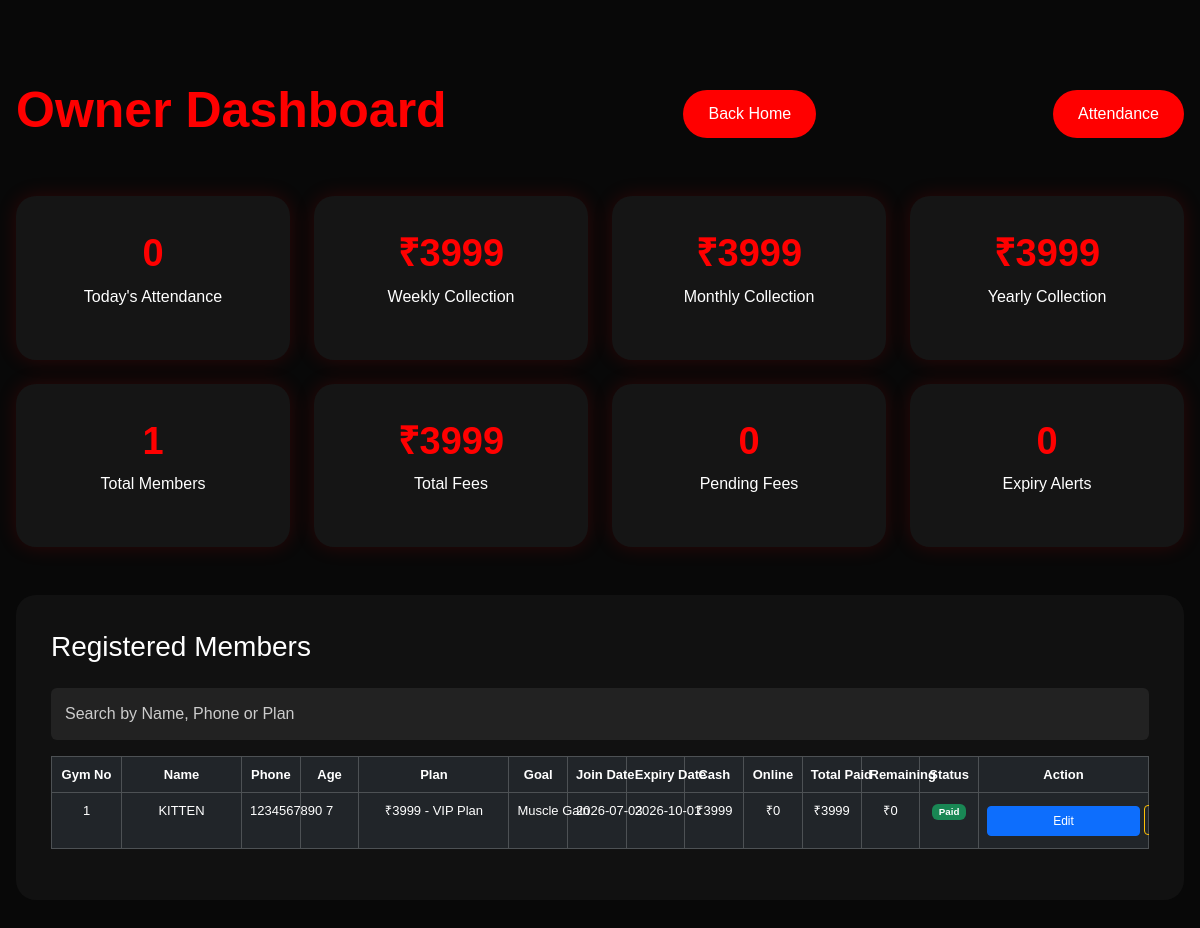
The app's page /owner-dashboard, older data.
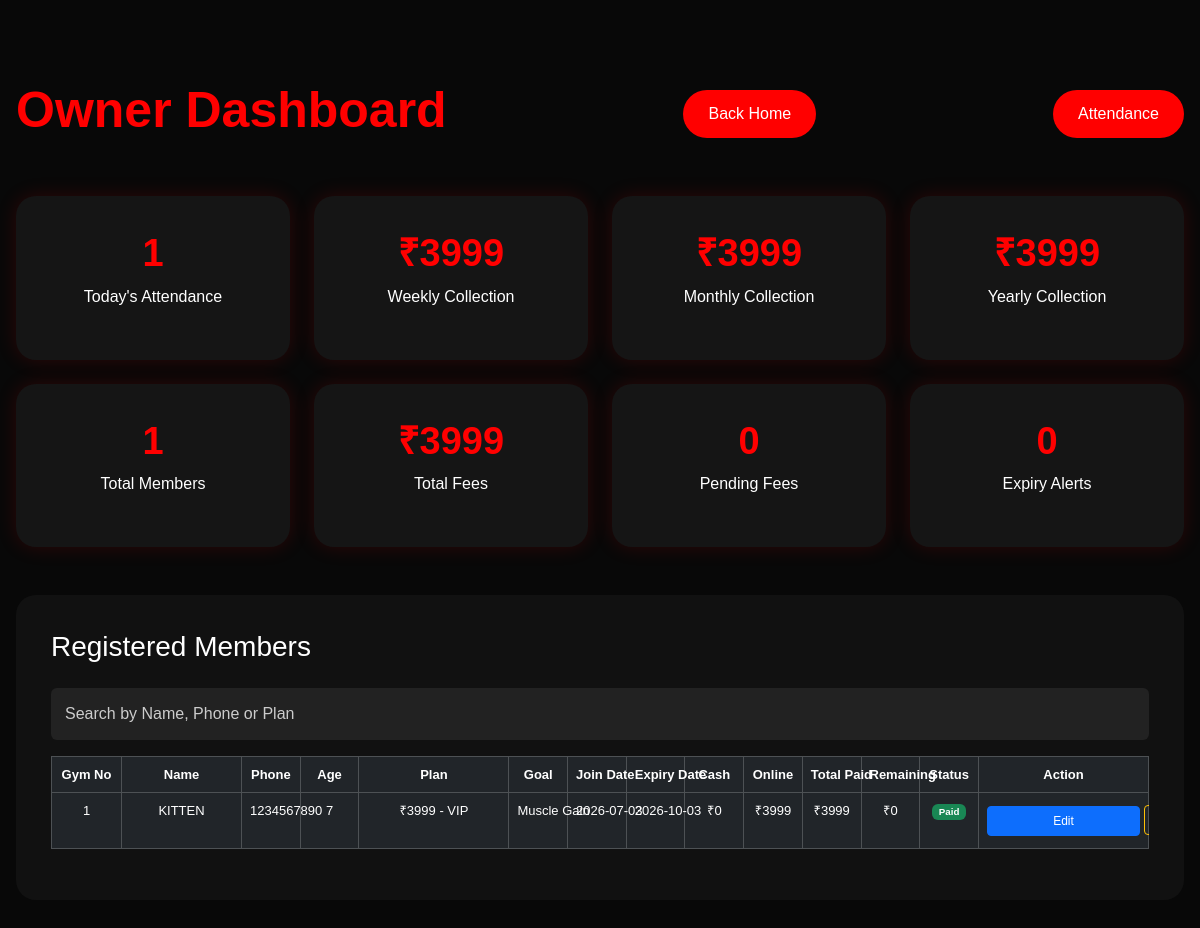
The same page, newer data.
### app.py (models this page shows)
class Member(db.Model):
    id = db.Column(db.Integer, primary_key=True)
    gym_number = db.Column(db.Integer, unique=True)
    name = db.Column(db.String(100))
    phone = db.Column(db.String(20))
    age = db.Column(db.Integer)
    plan = db.Column(db.String(100))
    goal = db.Column(db.String(100))
    join_date = db.Column(db.Date, default=date.today)
    expiry_date = db.Column(db.Date)
    payment_status = db.Column(db.String(20), default="Pending")
    paid_amount = db.Column(db.Integer, default=0)
    remaining_amount = db.Column(db.Integer, default=0)
    cash_paid = db.Column(db.Integer, default=0)
    online_paid = db.Column(db.Integer, default=0)
    is_active = db.Column(db.Boolean, default=True)

### app.py (the view)
@app.route("/owner-dashboard")
def owner_dashboard():
    members = Member.query.all()
    total_members = Member.query.count()
    pending_fees = sum(
        member.remaining_amount
        for member in members
    )
    expiring_members = Member.query.filter(
        Member.expiry_date <= date.today() + timedelta(days=3)
    ).all()
    expiry_alerts = len(expiring_members)
    today_attendance_count = Attendance.query.filter_by(
        date=date.today()
    ).count()
    weekly_collection = sum(
        member.paid_amount
        for member in members
        if member.join_date >= date.today() - timedelta(days=7)
    )
    monthly_collection = sum(
        member.paid_amount
        for member in members
        if member.join_date >= date.today() - timedelta(days=30)
    )
    yearly_collection = sum(
        member.paid_amount
        for member in members
        if member.join_date >= date.today() - timedelta(days=365)
    )
    total_fees = sum(
        member.paid_amount
        for member in members
    )
    return render_template(
        "owner-dashboard.html",
        members=members,
        total_members=total_members,
        pending_fees=pending_fees,
        total_fees=total_fees,
        expiry_alerts=expiry_alerts,
        expiring_members=expiring_members,
        today_attendance_count=today_attendance_count,
        weekly_collection=weekly_collection,
        monthly_collection=monthly_collection,
        yearly_collection=yearly_collection,
        current_date=date.today()
    )

### templates/owner-dashboard.html (shortened to what this page needs)
<!DOCTYPE html>
<html>
<head>
    <link href="https://cdn.jsdelivr.net/npm/bootstrap@5.3.3/dist/css/bootstrap.min.css" rel="stylesheet">
    <link rel="stylesheet" href="{{ url_for('static', filename='css/style.css') }}">
</head>
<body>
<section class="dashboard-section">
    <div class="container-fluid px-3">
        <div class="d-flex justify-content-between align-items-center mb-4">
            <h2 class="section-title">Owner Dashboard</h2>
            <a href="{{ url_for('home') }}" class="main-btn">Back Home</a>
            <a href="{{ url_for('attendance') }}" class="main-btn">
    Attendance
</a>
        </div>
        <div class="row g-4 mt-4">
            <div class="col-md-3">
    <div class="dashboard-card">
        <h3>{{ today_attendance_count }}</h3>
        <p>Today's Attendance</p>
    </div>
</div>
<div class="col-md-3">
    <div class="dashboard-card">
        <h3>₹{{ weekly_collection }}</h3>
<p>Weekly Collection</p>
    </div>
</div>
<div class="col-md-3">
    <div class="dashboard-card">
        <h3>₹{{ monthly_collection }}</h3>
        <p>Monthly Collection</p>
    </div>
</div>
<div class="col-md-3">
    <div class="dashboard-card">
        <h3>₹{{ yearly_collection }}</h3>
        <p>Yearly Collection</p>
    </div>
</div>
            <div class="col-md-3">
                <div class="dashboard-card">
                    <h3>{{ total_members }}</h3>
                    <p>Total Members</p>
                </div>
            </div>
            <div class="col-md-3">
                <div class="dashboard-card">
                    <h3>₹{{ total_fees }}</h3>
                    <p>Total Fees</p>
                </div>
            </div>
            <div class="col-md-3">
                <div class="dashboard-card">
                    <h3>{{ pending_fees }}</h3>
                    <p>Pending Fees</p>
                </div>
            </div>
            <div class="col-md-3">
                <div class="dashboard-card">
                   <h3>{{ expiry_alerts }}</h3>
<p>Expiry Alerts</p>
                </div>
            </div>
        </div>
        <div class="dashboard-table mt-5">
            <h3 class="mb-4">Registered Members</h3>
            <input
type="text"
id="searchMember"
class="form-control mb-3"
placeholder="Search by Name, Phone or Plan">
<div class="table-responsive">
            <table class="table table-dark table-hover table-bordered">
                <thead>
                    <tr>
                        <th>Gym No</th>
                        <th>Name</th>
                        <th>Phone</th>
                        <th>Age</th>
                        <th>Plan</th>
                        <th>Goal</th>
                        <th>Join Date</th>
                        <th>Expiry Date</th>
                        <th>Cash</th>
                        <th>Online</th>
                        <th>Total Paid</th>
                        <th>Remaining</th>
                        <th>Status</th>
                        <th>Action</th>
                    </tr>
                </thead>
                <tbody>
{% for member in members %}
<tr class="
">
    <td>{{ member.gym_number }}</td>
    <td>{{ member.name }}</td>
    <td>{{ member.phone }}</td>
    <td>{{ member.age }}</td>
    <td>{{ member.plan }}</td>
    <td>{{ member.goal }}</td>
    <td>{{ member.join_date }}</td>
    <td>{{ member.expiry_date }}</td>
    <td>₹{{ member.cash_paid }}</td>
<td>₹{{ member.online_paid }}</td>
<td>₹{{ member.paid_amount }}</td>
<td>₹{{ member.remaining_amount }}</td>
    <td>
{% if member.expiry_date <= current_date %}
<span class="badge bg-danger">
Expired
</span>
{% elif member.payment_status == "Paid" %}
<span class="badge bg-success">
Paid
</span>
{% elif member.payment_status == "Partial" %}
<span class="badge bg-info">
Partial
</span>
{% else %}
<span class="badge bg-danger">
Pending
</span>
{% endif %}
</td>
    <td class="action-cell">
        <a href="{{ url_for('edit_member', id=member.id) }}"
   class="btn btn-primary btn-sm mb-1">
   Edit
</a>
        {% if member.is_active %}
<a href="{{ url_for('deactivate_member', id=member.id) }}"
   class="btn btn-outline-warning btn-sm"
   onclick="return confirm('Deactivate this member?')">
</a>
{% else %}
<a href="{{ url_for('activate_member', id=member.id) }}"
   class="btn btn-success btn-sm">
   Activate
</a>
{% endif %}
    </td>
</tr>
{% else %}
<tr>
    <td colspan="14" class="text-center">
        No members registered yet.
    </td>
</tr>
{% endfor %}
</tbody>
            </table>
        </div>
        </div>
    </div>
</section>
</body>
</html>

### static/css/style.css (style rules this page uses)
* { margin: 0; padding: 0; box-sizing: border-box; scroll-behavior: smooth; }
body { background: #080808; color: #fff; font-family: Arial, sans-serif; }
.main-btn { display: inline-block; padding: 14px 35px; background: red; color: #fff; text-decoration: none; border-radius: 40px; transition: background 0.3s ease; }
.section-title { font-size: 50px; font-weight: 700; color: red; }
.form-control { padding: 14px; color: #fff; background: #222; border: none; }
.form-control::placeholder { color: #ccc; opacity: 1; }
.form-control { color: #fff !important; background: #222 !important; }
.dashboard-section { min-height: 100vh; padding: 80px 0; background: #080808; }
.dashboard-card { padding: 35px; text-align: center; background: #151515; border-radius: 20px; box-shadow: 0 0 20px rgba(255, 0, 0, 0.15); }
.dashboard-card h3 { color: red; font-size: 38px; font-weight: 700; }
.dashboard-table { padding: 35px; background: #111; border-radius: 20px; }
.main-btn { background:red; color:white; padding:12px 25px; border:none; border-radius:30px; }
.table-responsive { overflow-x:auto; }
.table-responsive { overflow-x:auto; width:100%; }
.dashboard-table { overflow:hidden; }
.dashboard-table table { min-width:1000px; }
.table th, .table td { padding:4px 6px; font-size:13px; }
.table { table-layout: fixed; width:100%; }
.table th, .table td { white-space: nowrap; }
.action-cell { min-width: 150px; }
.action-cell .btn { width: 100%; margin-bottom: 5px; font-size: 12px; padding: 5px; }
.dashboard-table table { table-layout: fixed; width:100%; }
.dashboard-table th, .dashboard-table td { padding:8px; font-size:13px; white-space:nowrap; text-align:center; }
.dashboard-table th:nth-child(1), .dashboard-table td:nth-child(1) { width:70px; }
.dashboard-table th:nth-child(2), .dashboard-table td:nth-child(2) { width:120px; }
.dashboard-table th:nth-child(5), .dashboard-table td:nth-child(5) { width:150px; }
.dashboard-table th:nth-child(14), .dashboard-table td:nth-child(14) { width:170px; }
.action-cell { min-width:170px; }
.action-cell .btn { margin-top:4px; }

Row changes from the older to the newer data that the page shows:
changed Member "KITTEN": plan "₹3999 - VIP Plan" → "₹3999 - VIP"; expiry_date "2026-10-01" → "2026-10-03"; cash_paid "3999" → "0"; online_paid "0" → "3999"
Text that changed along with them:
{{ today_attendance_count }}: "0" → "1"
